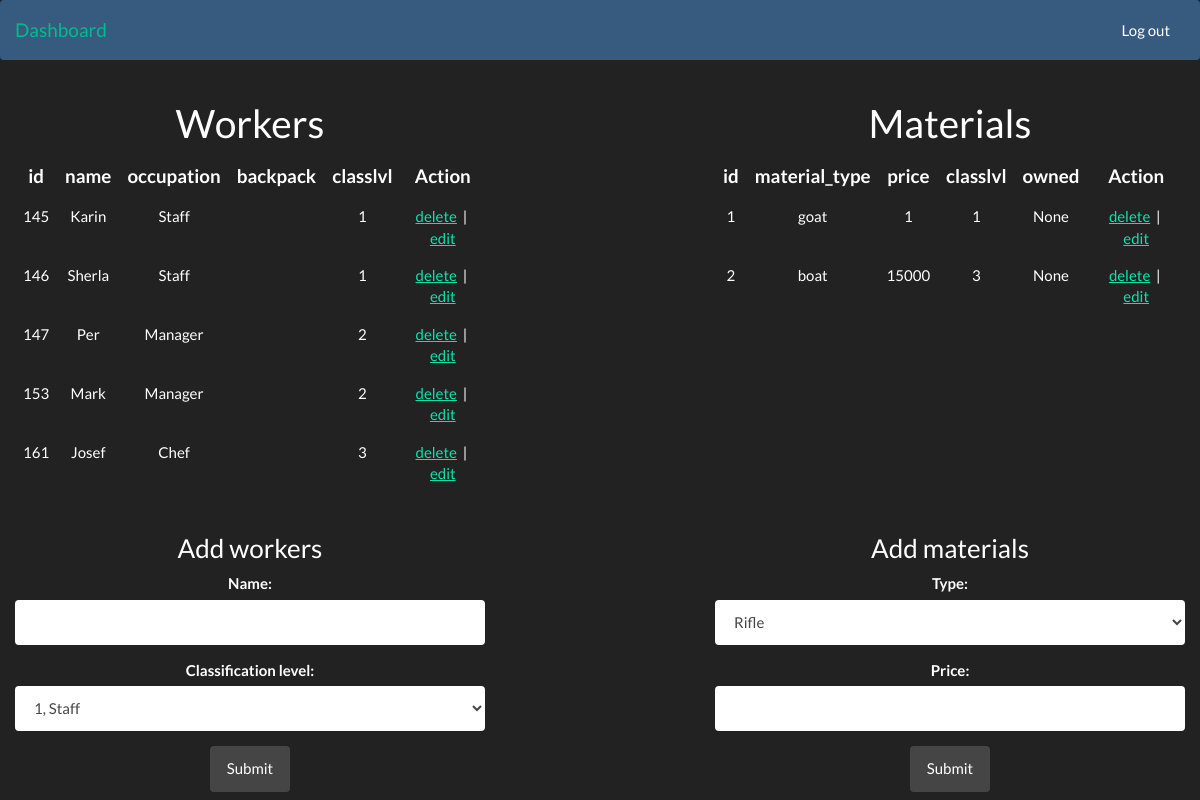
Before: /dashboard/personal/ (signed in) with the older database file.
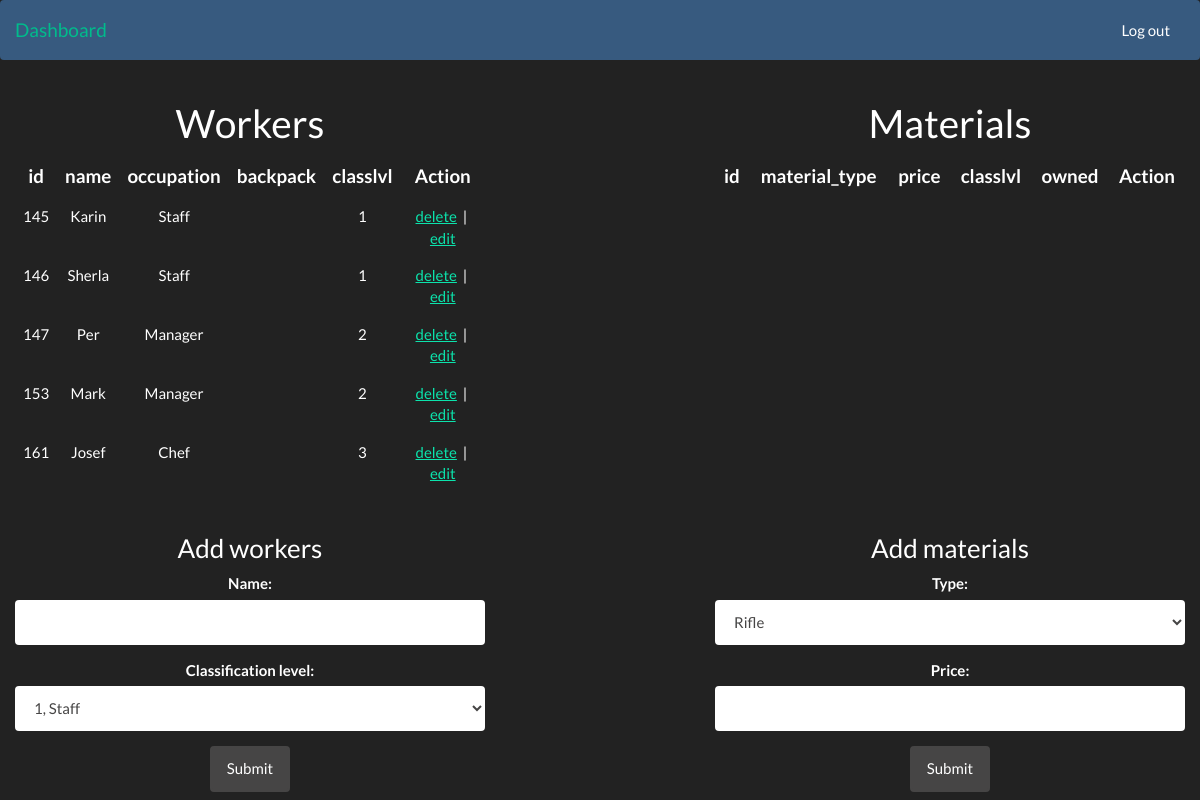
After: the same page with the newer database file.
### employee.py (models this page shows, shortened)
class Employee(Workers):
    """
    A class for all workers
    """

### utility.py (models this page shows, shortened)
class Utility(Materials):
    """
    A Utility class
    """

### app.py (the view, shortened to what this page needs)
@app.route('/dashboard/personal/', methods=['GET', 'POST'])
def personal():
    if g.user:
        edit_per = request.args.get('edit_per')
        edit_mat = request.args.get('edit_mat')
        workers_backpack = None
        try:
            workers_backpack = con.get_worker(edit_per).backpack.split(', ')
        except AttributeError:
            pass
        if (request.method == 'GET'):
            delete_per = request.args.get('del_per')
            delete_mat = request.args.get('del_mat')
            if (delete_per):
                con.delete_worker(delete_per)
            if (delete_mat):
                con.delete_material(delete_mat)
        return render_template(
            'personal.html',
            table_workers=con.create_workers_table(),
            table_material=con.create_material_table(),
            edit_per=edit_per,
            edit_mat=edit_mat,
            worker=con.get_worker(edit_per),
            material=con.get_material(edit_mat),
            av_materials=con.get_avaliable_material(edit_per),
            workers_backpack=workers_backpack
        )
    else:
        return redirect(url_for('index'))

### app.py (called while the page is built)
@app.before_request
def before_request():
    g.user = None
    if 'user' in session:
        g.user = session['user']

### controller.py (called while the page is built, shortened)
    def get_worker(self, edit_id):
        return self.session.query(Workers).filter(Workers.id == edit_id).first()

    def get_material(self, edit_id):
        return self.session.query(Materials).filter(Materials.id == edit_id).first()

    def get_avaliable_material(self, edit_id):
        worker = self.get_worker(edit_id)
        if not worker:
            return None

### templates/personal.html
{% include 'header.html' %}
<div class="container-fluid" role="main">
    <div class="row">
        <div class="col-md-5 text-center">
            <h1>Workers</h1>
              <table class="table">
                    {{ table_workers|safe }}
              </table>
        </div>
        <div class="col-md-5 col-md-offset-2 text-center">
            <h1>Materials</h1>
              <table class="table">
                    {{ table_material|safe }}
              </table>
        </div>
    </div>
    <div class="row">
        {% include 'persons_edit.html' %}
        {% include 'materials_edit.html' %}
    </div>
</div>
{% include 'footer.html' %}

### templates/header.html (shortened to what this page needs)
<!DOCTYPE html>
<html lang="en">
    <head>
        <link href="{{ url_for('static', filename='css/darkly.css') }}" rel="stylesheet">
        <link href="{{ url_for('static', filename='css/login-modal.css') }}" rel="stylesheet"/>
        <link href="{{ url_for('static', filename='css/custom.css') }}" rel="stylesheet">
    </head>
    <body>
        <nav class="navbar navbar-default">
            <div class="container-fluid">
                <div class="navbar-header">
                    <a class="navbar-brand" href="{{ url_for('personal') }}">Dashboard</a>
                </div>
                <div class="collapse navbar-collapse" id="bs-example-navbar-collapse-1">
                    <ul class="nav navbar-nav navbar-right">
                        <li><a href="{{ url_for('dropsession') }}">Log out</a></li>
                    </ul>
                </div>
            </div>
        </nav>

### templates/persons_edit.html (shortened to what this page needs)
{% if not edit_per %}
<div class="col-md-5 text-center">
    <h3>Add workers</h3>
    <form role="form" method="POST" action="{{url_for('personal')}}">
        <div class="form-group">
            <label for="name">Name: </label>
            <input type="text" name="name" class="form-control" />
        </div>
        <div class="form-group">
            <label for="sel1">Classification level:</label>
            <select class="form-control" id="sel1" name="classlvl">
                <option value="1">1, Staff</option>
            </select>
        </div>
        <button type="submit" class="btn btn-default" name="add_worker">Submit</button>
    </form>
</div>
{% endif %}

### templates/materials_edit.html (shortened to what this page needs)
{% if not edit_mat %}
<div class="col-md-5 col-md-offset-2 text-center">
    <h3>Add materials</h3>
    <form role="form" method="POST" action="{{url_for('personal')}}">
        <div class="form-group">
            <label for="sel2">Type:</label>
            <select class="form-control" id="sel2" name="type">
                <option value="Rifle 3">Rifle</option>
            </select>
        </div>
        <div class="form-group">
            <label for="price">Price: </label>
            <input type="text" name="price" class="form-control" />
        </div>
        <button type="submit" class="btn btn-default" name="add_material">Submit</button>
    </form>
</div>
{% endif %}

### templates/footer.html (shortened to what this page needs)
</body>
</html>

Changed rows visible on the page:
removed Utility: material_type "id material_type price classlvl owned Action 1 goat 1 1 None delete | edit 2 boat 15000 3 None delete | edit"
Other visible differences:
{{ table_material|safe }}: (not shown) → "id material_type price classlvl owned Action"
